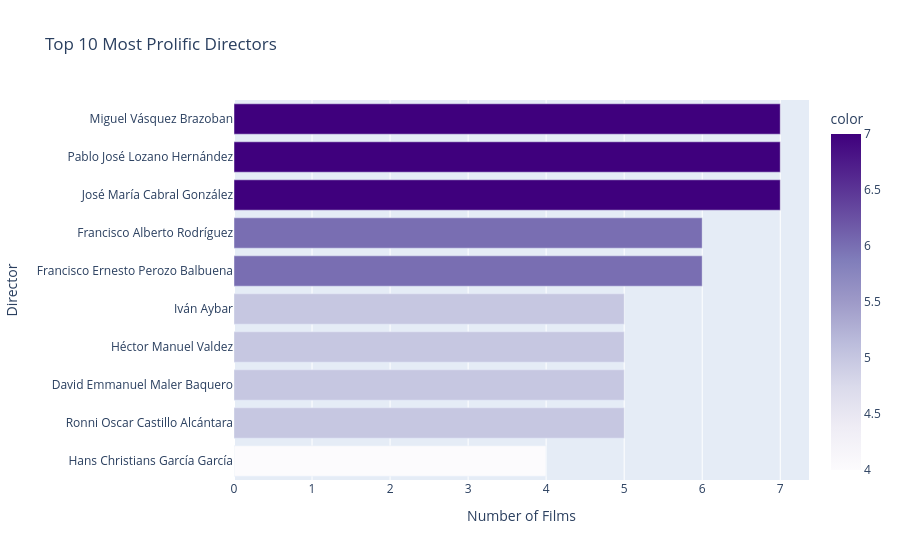

This figure's notebook cell:
### Markdown cell above
## 8. Key Industry Players

Identifying the most prolific directors and production companies in the Dominican film industry.

### Code cell
# Top 10 directors
top_directors = df['director'].value_counts().head(10)

fig = px.bar(
    x=top_directors.values,
    y=top_directors.index,
    orientation='h',
    title='Top 10 Most Prolific Directors',
    labels={'x': 'Number of Films', 'y': 'Director'},
    color=top_directors.values,
    color_continuous_scale='Purples'
)
fig.update_layout(yaxis={'categoryorder': 'total ascending'})
fig.show()

### Figure 1 — Plotly figure (JSON) as saved in the notebook; plotly's stock layout.template omitted (floating-point values rounded to 4 significant figures)
{"data": [{"hovertemplate": "Number of Films=%{x}<br>Director=%{y}<br>color=%{marker.color}<extra></extra>", "legendgroup": "", "marker": {"color": [7, 7, 7, 6, 6, 5, 5, 5, 5, 4], "coloraxis": "coloraxis", "pattern": {"shape": ""}}, "name": "", "orientation": "h", "showlegend": false, "textposition": "auto", "type": "bar", "x": [7, 7, 7, 6, 6, 5, 5, 5, 5, 4], "xaxis": "x", "y": ["José María Cabral González", "Pablo José Lozano Hernández", "Miguel Vásquez Brazoban", "Francisco Ernesto Perozo Balbuena", "Francisco Alberto Rodríguez", "Ronni Oscar Castillo Alcántara", "David Emmanuel Maler Baquero", "Héctor Manuel Valdez", "Iván Aybar", "Hans Christians García García"], "yaxis": "y"}], "layout": {"barmode": "relative", "coloraxis": {"autocolorscale": false, "colorbar": {"title": {"text": "color"}}, "colorscale": [[0, "rgb(252,251,253)"], [0.125, "rgb(239,237,245)"], [0.25, "rgb(218,218,235)"], [0.375, "rgb(188,189,220)"], [0.5, "rgb(158,154,200)"], [0.625, "rgb(128,125,186)"], [0.75, "rgb(106,81,163)"], [0.875, "rgb(84,39,143)"], [1, "rgb(63,0,125)"]]}, "legend": {"tracegroupgap": 0}, "title": {"text": "Top 10 Most Prolific Directors"}, "xaxis": {"anchor": "y", "domain": [0, 1], "title": {"text": "Number of Films"}}, "yaxis": {"anchor": "x", "categoryorder": "total ascending", "domain": [0, 1], "title": {"text": "Director"}}}}
